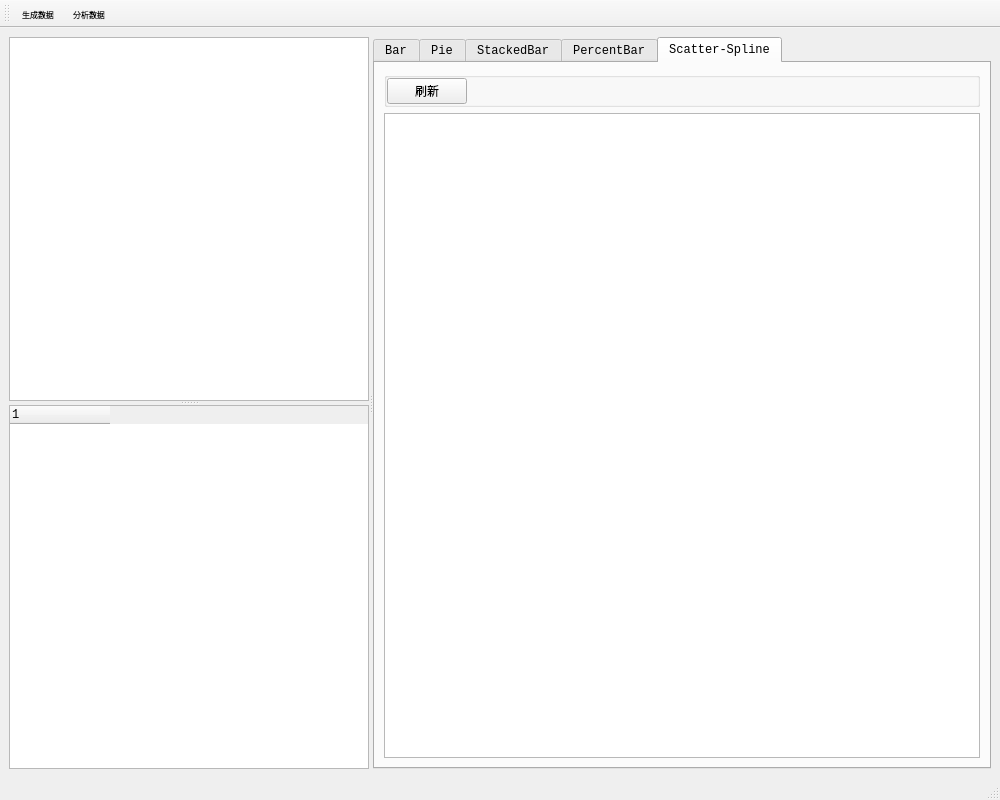
<?xml version="1.0" encoding="UTF-8"?>
<ui version="4.0">
 <class>ChartView</class>
 <widget class="QMainWindow" name="ChartView">
  <property name="enabled">
   <bool>true</bool>
  </property>
  <property name="geometry">
   <rect>
    <x>0</x>
    <y>0</y>
    <width>1000</width>
    <height>800</height>
   </rect>
  </property>
  <property name="maximumSize">
   <size>
    <width>16777215</width>
    <height>16777215</height>
   </size>
  </property>
  <property name="font">
   <font>
    <family>Consolas</family>
   </font>
  </property>
  <property name="windowTitle">
   <string>ChartView</string>
  </property>
  <widget class="QWidget" name="W_Central">
   <layout class="QVBoxLayout" name="verticalLayout">
    <item>
     <widget class="QSplitter" name="S_Horizontal">
      <property name="sizePolicy">
       <sizepolicy hsizetype="Expanding" vsizetype="Expanding">
        <horstretch>0</horstretch>
        <verstretch>0</verstretch>
       </sizepolicy>
      </property>
      <property name="orientation">
       <enum>Qt::Horizontal</enum>
      </property>
      <widget class="QSplitter" name="S_Vertical">
       <property name="sizePolicy">
        <sizepolicy hsizetype="Preferred" vsizetype="Expanding">
         <horstretch>0</horstretch>
         <verstretch>0</verstretch>
        </sizepolicy>
       </property>
       <property name="minimumSize">
        <size>
         <width>360</width>
         <height>0</height>
        </size>
       </property>
       <property name="maximumSize">
        <size>
         <width>16777215</width>
         <height>16777215</height>
        </size>
       </property>
       <property name="orientation">
        <enum>Qt::Vertical</enum>
       </property>
       <widget class="QTableWidget" name="TW_Data">
        <property name="sortingEnabled">
         <bool>true</bool>
        </property>
        <attribute name="horizontalHeaderCascadingSectionResizes">
         <bool>true</bool>
        </attribute>
        <attribute name="horizontalHeaderMinimumSectionSize">
         <number>47</number>
        </attribute>
        <attribute name="horizontalHeaderDefaultSectionSize">
         <number>100</number>
        </attribute>
        <attribute name="horizontalHeaderStretchLastSection">
         <bool>false</bool>
        </attribute>
       </widget>
       <widget class="QTreeWidget" name="TW_Statistics">
        <property name="alternatingRowColors">
         <bool>true</bool>
        </property>
        <property name="indentation">
         <number>0</number>
        </property>
        <property name="uniformRowHeights">
         <bool>true</bool>
        </property>
        <property name="sortingEnabled">
         <bool>false</bool>
        </property>
        <attribute name="headerVisible">
         <bool>true</bool>
        </attribute>
        <attribute name="headerCascadingSectionResizes">
         <bool>true</bool>
        </attribute>
        <attribute name="headerHighlightSections">
         <bool>true</bool>
        </attribute>
        <attribute name="headerShowSortIndicator" stdset="0">
         <bool>false</bool>
        </attribute>
        <attribute name="headerStretchLastSection">
         <bool>false</bool>
        </attribute>
        <column>
         <property name="text">
          <string notr="true">1</string>
         </property>
        </column>
       </widget>
      </widget>
      <widget class="QTabWidget" name="TW_ChartView">
       <property name="sizePolicy">
        <sizepolicy hsizetype="Preferred" vsizetype="Expanding">
         <horstretch>1</horstretch>
         <verstretch>0</verstretch>
        </sizepolicy>
       </property>
       <property name="currentIndex">
        <number>4</number>
       </property>
       <widget class="QWidget" name="W_Bar">
        <attribute name="title">
         <string>Bar</string>
        </attribute>
        <layout class="QVBoxLayout" name="verticalLayout_2">
         <item>
          <widget class="QGroupBox" name="GB_Bar">
           <property name="title">
            <string/>
           </property>
           <layout class="QHBoxLayout" name="horizontalLayout_3">
            <property name="leftMargin">
             <number>0</number>
            </property>
            <property name="topMargin">
             <number>0</number>
            </property>
            <property name="rightMargin">
             <number>0</number>
            </property>
            <property name="bottomMargin">
             <number>0</number>
            </property>
            <item>
             <widget class="QPushButton" name="PB_Bar_Refresh">
              <property name="text">
               <string>刷新</string>
              </property>
             </widget>
            </item>
            <item>
             <spacer name="S_Bar">
              <property name="orientation">
               <enum>Qt::Horizontal</enum>
              </property>
              <property name="sizeHint" stdset="0">
               <size>
                <width>471</width>
                <height>20</height>
               </size>
              </property>
             </spacer>
            </item>
           </layout>
          </widget>
         </item>
         <item>
          <widget class="QChartView" name="CV_Bar">
           <property name="renderHints">
            <set>QPainter::Antialiasing|QPainter::TextAntialiasing</set>
           </property>
          </widget>
         </item>
        </layout>
       </widget>
       <widget class="QWidget" name="W_Pie">
        <attribute name="title">
         <string>Pie</string>
        </attribute>
        <layout class="QVBoxLayout" name="verticalLayout_3">
         <item>
          <widget class="QGroupBox" name="GB_Pie">
           <property name="title">
            <string/>
           </property>
           <layout class="QHBoxLayout" name="horizontalLayout_2">
            <property name="spacing">
             <number>6</number>
            </property>
            <property name="leftMargin">
             <number>0</number>
            </property>
            <property name="topMargin">
             <number>0</number>
            </property>
            <property name="rightMargin">
             <number>0</number>
            </property>
            <property name="bottomMargin">
             <number>0</number>
            </property>
            <item>
             <widget class="QPushButton" name="PB_Pie_Refresh">
              <property name="text">
               <string>刷新</string>
              </property>
             </widget>
            </item>
            <item>
             <widget class="QLabel" name="L_Data">
              <property name="text">
               <string>数据</string>
              </property>
             </widget>
            </item>
            <item>
             <widget class="QComboBox" name="CB_Subject">
              <property name="sizePolicy">
               <sizepolicy hsizetype="Fixed" vsizetype="Fixed">
                <horstretch>0</horstretch>
                <verstretch>0</verstretch>
               </sizepolicy>
              </property>
              <property name="minimumSize">
               <size>
                <width>72</width>
                <height>0</height>
               </size>
              </property>
              <property name="maximumSize">
               <size>
                <width>72</width>
                <height>16777215</height>
               </size>
              </property>
             </widget>
            </item>
            <item>
             <widget class="QLabel" name="L_Hole">
              <property name="text">
               <string>孔径</string>
              </property>
             </widget>
            </item>
            <item>
             <widget class="QDoubleSpinBox" name="DSB_Hole">
              <property name="sizePolicy">
               <sizepolicy hsizetype="Fixed" vsizetype="Fixed">
                <horstretch>0</horstretch>
                <verstretch>0</verstretch>
               </sizepolicy>
              </property>
              <property name="minimumSize">
               <size>
                <width>72</width>
                <height>0</height>
               </size>
              </property>
              <property name="maximumSize">
               <size>
                <width>72</width>
                <height>16777215</height>
               </size>
              </property>
             </widget>
            </item>
            <item>
             <widget class="QLabel" name="L_Size">
              <property name="text">
               <string>大小</string>
              </property>
             </widget>
            </item>
            <item>
             <widget class="QDoubleSpinBox" name="DSB_Size">
              <property name="sizePolicy">
               <sizepolicy hsizetype="Fixed" vsizetype="Fixed">
                <horstretch>0</horstretch>
                <verstretch>0</verstretch>
               </sizepolicy>
              </property>
              <property name="minimumSize">
               <size>
                <width>72</width>
                <height>0</height>
               </size>
              </property>
              <property name="maximumSize">
               <size>
                <width>72</width>
                <height>16777215</height>
               </size>
              </property>
             </widget>
            </item>
            <item>
             <widget class="QLabel" name="L_Theme">
              <property name="text">
               <string>主题</string>
              </property>
             </widget>
            </item>
            <item>
             <widget class="QComboBox" name="CB_Theme">
              <property name="sizePolicy">
               <sizepolicy hsizetype="Fixed" vsizetype="Fixed">
                <horstretch>0</horstretch>
                <verstretch>0</verstretch>
               </sizepolicy>
              </property>
              <property name="minimumSize">
               <size>
                <width>100</width>
                <height>0</height>
               </size>
              </property>
              <property name="maximumSize">
               <size>
                <width>100</width>
                <height>16777215</height>
               </size>
              </property>
             </widget>
            </item>
            <item>
             <spacer name="S_Pie">
              <property name="orientation">
               <enum>Qt::Horizontal</enum>
              </property>
              <property name="sizeHint" stdset="0">
               <size>
                <width>10</width>
                <height>20</height>
               </size>
              </property>
             </spacer>
            </item>
           </layout>
          </widget>
         </item>
         <item>
          <widget class="QChartView" name="CV_Pie">
           <property name="renderHints">
            <set>QPainter::Antialiasing|QPainter::TextAntialiasing</set>
           </property>
          </widget>
         </item>
        </layout>
       </widget>
       <widget class="QWidget" name="W_StackedBar">
        <attribute name="title">
         <string>StackedBar</string>
        </attribute>
        <layout class="QVBoxLayout" name="verticalLayout_4">
         <item>
          <widget class="QGroupBox" name="GB_StackedBar">
           <property name="title">
            <string/>
           </property>
           <layout class="QHBoxLayout" name="horizontalLayout_4">
            <property name="leftMargin">
             <number>0</number>
            </property>
            <property name="topMargin">
             <number>0</number>
            </property>
            <property name="rightMargin">
             <number>0</number>
            </property>
            <property name="bottomMargin">
             <number>0</number>
            </property>
            <item>
             <widget class="QPushButton" name="PB_StackedBar_Refresh">
              <property name="text">
               <string>刷新</string>
              </property>
             </widget>
            </item>
            <item>
             <spacer name="S_StackedBar">
              <property name="orientation">
               <enum>Qt::Horizontal</enum>
              </property>
              <property name="sizeHint" stdset="0">
               <size>
                <width>471</width>
                <height>20</height>
               </size>
              </property>
             </spacer>
            </item>
           </layout>
          </widget>
         </item>
         <item>
          <widget class="QChartView" name="CV_StackedBar"/>
         </item>
        </layout>
       </widget>
       <widget class="QWidget" name="W_PercentBar">
        <attribute name="title">
         <string>PercentBar</string>
        </attribute>
        <layout class="QVBoxLayout" name="verticalLayout_5">
         <item>
          <widget class="QGroupBox" name="GB_PercentBar">
           <property name="title">
            <string/>
           </property>
           <layout class="QHBoxLayout" name="horizontalLayout_5">
            <property name="leftMargin">
             <number>0</number>
            </property>
            <property name="topMargin">
             <number>0</number>
            </property>
            <property name="rightMargin">
             <number>0</number>
            </property>
            <property name="bottomMargin">
             <number>0</number>
            </property>
            <item>
             <widget class="QPushButton" name="PB_PercentBar_Refresh">
              <property name="text">
               <string>刷新</string>
              </property>
             </widget>
            </item>
            <item>
             <spacer name="S_PercentBar">
              <property name="orientation">
               <enum>Qt::Horizontal</enum>
              </property>
              <property name="sizeHint" stdset="0">
               <size>
                <width>471</width>
                <height>20</height>
               </size>
              </property>
             </spacer>
            </item>
           </layout>
          </widget>
         </item>
         <item>
          <widget class="QChartView" name="CV_PercentBar"/>
         </item>
        </layout>
       </widget>
       <widget class="QWidget" name="W_Scatter_Spline">
        <attribute name="title">
         <string>Scatter-Spline</string>
        </attribute>
        <layout class="QVBoxLayout" name="verticalLayout_6">
         <item>
          <widget class="QGroupBox" name="GB_Scatter_Spline">
           <property name="title">
            <string/>
           </property>
           <layout class="QHBoxLayout" name="horizontalLayout">
            <property name="leftMargin">
             <number>0</number>
            </property>
            <property name="topMargin">
             <number>0</number>
            </property>
            <property name="rightMargin">
             <number>0</number>
            </property>
            <property name="bottomMargin">
             <number>0</number>
            </property>
            <item>
             <widget class="QPushButton" name="PB_Scatter_Spline_Refresh">
              <property name="text">
               <string>刷新</string>
              </property>
             </widget>
            </item>
            <item>
             <spacer name="S_Scatter_Spline">
              <property name="orientation">
               <enum>Qt::Horizontal</enum>
              </property>
              <property name="sizeHint" stdset="0">
               <size>
                <width>471</width>
                <height>20</height>
               </size>
              </property>
             </spacer>
            </item>
           </layout>
          </widget>
         </item>
         <item>
          <widget class="QChartView" name="CV_Scatter_Spline"/>
         </item>
        </layout>
       </widget>
      </widget>
     </widget>
    </item>
   </layout>
  </widget>
  <widget class="QMenuBar" name="menubar">
   <property name="geometry">
    <rect>
     <x>0</x>
     <y>0</y>
     <width>1000</width>
     <height>26</height>
    </rect>
   </property>
  </widget>
  <widget class="QStatusBar" name="statusbar"/>
  <widget class="QToolBar" name="toolBar">
   <property name="font">
    <font>
     <family>Consolas</family>
     <pointsize>6</pointsize>
    </font>
   </property>
   <property name="windowTitle">
    <string>toolBar</string>
   </property>
   <property name="iconSize">
    <size>
     <width>20</width>
     <height>20</height>
    </size>
   </property>
   <property name="toolButtonStyle">
    <enum>Qt::ToolButtonTextUnderIcon</enum>
   </property>
   <attribute name="toolBarArea">
    <enum>TopToolBarArea</enum>
   </attribute>
   <attribute name="toolBarBreak">
    <bool>false</bool>
   </attribute>
   <addaction name="A_Generate_Data"/>
   <addaction name="A_Analyze_Data"/>
  </widget>
  <action name="A_Generate_Data">
   <property name="icon">
    <iconset resource="images.qrc">
     <normaloff>:/images/icons/sync.png</normaloff>:/images/icons/sync.png</iconset>
   </property>
   <property name="text">
    <string>生成数据</string>
   </property>
  </action>
  <action name="A_Analyze_Data">
   <property name="icon">
    <iconset resource="images.qrc">
     <normaloff>:/images/icons/monitoring.png</normaloff>:/images/icons/monitoring.png</iconset>
   </property>
   <property name="text">
    <string>分析数据</string>
   </property>
  </action>
 </widget>
 <customwidgets>
  <customwidget>
   <class>QChartView</class>
   <extends>QGraphicsView</extends>
   <header location="global">QChartView</header>
  </customwidget>
 </customwidgets>
 <resources>
  <include location="images.qrc"/>
 </resources>
 <connections/>
</ui>
